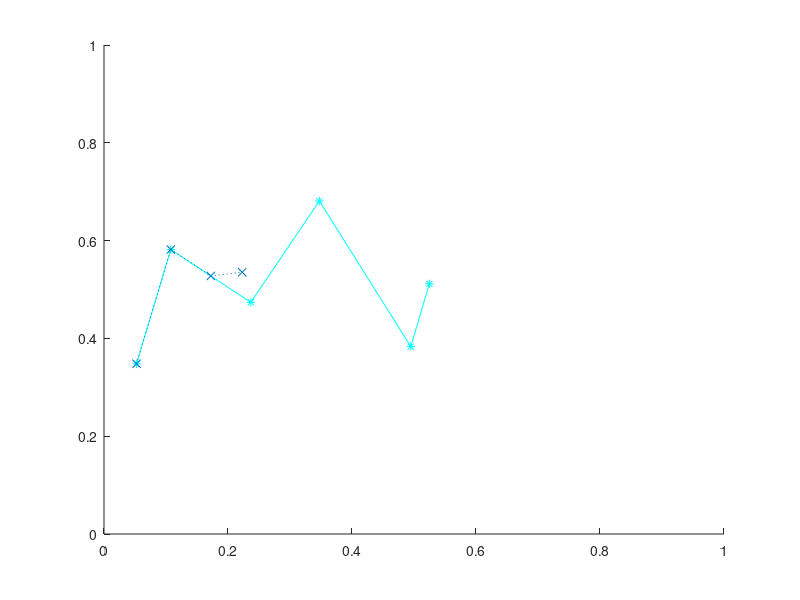

Write MATLAB code to recreate this figure. (Note: this script raises an error after producing the figure.)
clear
% For 6 points at a minimum, 3 sements will be created.
% For N points, N-3 semetns will be created
init_point = 6;
% xy = [0.3, 0.7, 0.1, 0.8, 0.4;
%        0.1, 0.6, 0.9, 0.5, 0.1];
% xy = zeros(2, 5);
% for i = 1:5
%     [xy(1,i), xy(2,i)] = ginput(1);
% end

load('xy_sample.mat');
xy = xy(:, 1:init_point);
t = 0:0.01:1;

hold on
axis([0,1,0,1])
plot(xy(1,:),xy(2,:), 'c*-');

N = size(xy, 2);
b = zeros(4, N-3, 2);
% First row
b(1, 1, :) = xy(:, 1);
b(2, 1, :) = xy(:, 2);
b(3, 1, :) = (xy(:, 2) + xy(:, 3))./2;
b(4, 1, :) = 0.25*xy(:, 2) + 7*xy(:, 3)/12 + xy(:, 4)/6;
b(1, 2, :) = b(4, 1, :);
% last row
b(2, N-3, :) = (xy(:, N-2) + xy(:, N-1))./2;
b(3, N-3, :) = xy(:, N-1);
b(4, N-3, :) = xy(:, N);


for jj = 2: N-4
    b(2, jj, :) = 2*xy(:, jj + 1)/3 + xy(:, jj + 2)/3;
    b(3, jj, :) = xy(:, jj + 1)/3 + 2*xy(:, jj + 2)/3;
end

for jj = 2: N - 4
   b(4, jj, :) = (b(3, jj, :) + b(2, jj + 1, :))./2;
   b(1, jj + 1, :) = b(4, jj, :);
end

for i = 1: N-3
    b_mat = squeeze(b(:,i,:));
    b_mat_points = b_mat';
    
    last_bpoint_plot = plot(b_mat_points(1,:),b_mat_points(2,:), 'x:');
    
    c_xy = bezier3(t, b_mat');
    last_bazier_plot = plot(c_xy(1,:), c_xy(2,:));
end

%% Interactive Plot
while(1)
    % New input
    [xy(1,1 + N), xy(2,1 + N)] = ginput(1);
    plot(xy(1,:),xy(2,:), 'c*-');
    N = N + 1;

    % Update the last row
    b(2, N-3, :) = (xy(:, N-2) + xy(:, N-1))./2;
    b(3, N-3, :) = xy(:, N-1);
    b(4, N-3, :) = xy(:, N);
    % Update the second last row
    jj = N - 4;
    b(2, jj, :) = 2*xy(:, jj + 1)/3 + xy(:, jj + 2)/3;
    b(3, jj, :) = xy(:, jj + 1)/3 + 2*xy(:, jj + 2)/3;

    b(4, jj, :) = (b(3, jj, :) + b(2, jj + 1, :))./2;
    b(1, jj + 1, :) = b(4, jj, :);

    % Plot
    delete(last_bpoint_plot);
    delete(last_bazier_plot);

    for i = N - 4: N -3
        b_mat = squeeze(b(:,i,:));
        b_mat_points = b_mat';

        last_bpoint_plot = plot(b_mat_points(1,:),b_mat_points(2,:), 'x:');

        c_xy = bezier3(t, b_mat');
        last_bazier_plot = plot(c_xy(1,:), c_xy(2,:));
    end
end
